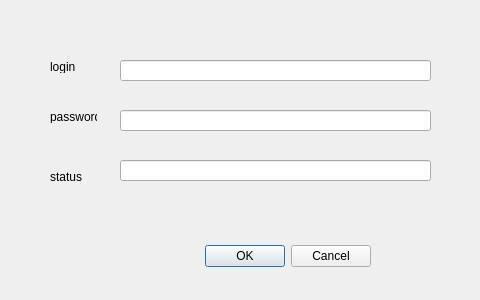
<?xml version="1.0" encoding="UTF-8"?>
<ui version="4.0">
 <class>edit_user</class>
 <widget class="QDialog" name="edit_user">
  <property name="geometry">
   <rect>
    <x>0</x>
    <y>0</y>
    <width>480</width>
    <height>300</height>
   </rect>
  </property>
  <property name="windowTitle">
   <string>Dialog</string>
  </property>
  <widget class="QDialogButtonBox" name="buttonBox">
   <property name="geometry">
    <rect>
     <x>30</x>
     <y>240</y>
     <width>341</width>
     <height>32</height>
    </rect>
   </property>
   <property name="orientation">
    <enum>Qt::Horizontal</enum>
   </property>
   <property name="standardButtons">
    <set>QDialogButtonBox::Cancel|QDialogButtonBox::Ok</set>
   </property>
  </widget>
  <widget class="QLineEdit" name="loginEdit">
   <property name="geometry">
    <rect>
     <x>120</x>
     <y>60</y>
     <width>311</width>
     <height>21</height>
    </rect>
   </property>
  </widget>
  <widget class="QLineEdit" name="statusEdit">
   <property name="geometry">
    <rect>
     <x>120</x>
     <y>160</y>
     <width>311</width>
     <height>21</height>
    </rect>
   </property>
  </widget>
  <widget class="QLineEdit" name="passwordEdit">
   <property name="geometry">
    <rect>
     <x>120</x>
     <y>110</y>
     <width>311</width>
     <height>21</height>
    </rect>
   </property>
  </widget>
  <widget class="QLabel" name="passwordlabel">
   <property name="geometry">
    <rect>
     <x>50</x>
     <y>110</y>
     <width>47</width>
     <height>13</height>
    </rect>
   </property>
   <property name="text">
    <string>password</string>
   </property>
  </widget>
  <widget class="QLabel" name="loginlabel">
   <property name="geometry">
    <rect>
     <x>50</x>
     <y>60</y>
     <width>47</width>
     <height>13</height>
    </rect>
   </property>
   <property name="text">
    <string>login</string>
   </property>
  </widget>
  <widget class="QLabel" name="statusLabel">
   <property name="geometry">
    <rect>
     <x>50</x>
     <y>170</y>
     <width>47</width>
     <height>13</height>
    </rect>
   </property>
   <property name="text">
    <string>status</string>
   </property>
  </widget>
 </widget>
 <resources/>
 <connections>
  <connection>
   <sender>buttonBox</sender>
   <signal>rejected()</signal>
   <receiver>edit_user</receiver>
   <slot>reject()</slot>
   <hints>
    <hint type="sourcelabel">
     <x>316</x>
     <y>260</y>
    </hint>
    <hint type="destinationlabel">
     <x>286</x>
     <y>274</y>
    </hint>
   </hints>
  </connection>
  <connection>
   <sender>buttonBox</sender>
   <signal>accepted()</signal>
   <receiver>edit_user</receiver>
   <slot>accept()</slot>
   <hints>
    <hint type="sourcelabel">
     <x>248</x>
     <y>254</y>
    </hint>
    <hint type="destinationlabel">
     <x>157</x>
     <y>274</y>
    </hint>
   </hints>
  </connection>
 </connections>
</ui>
